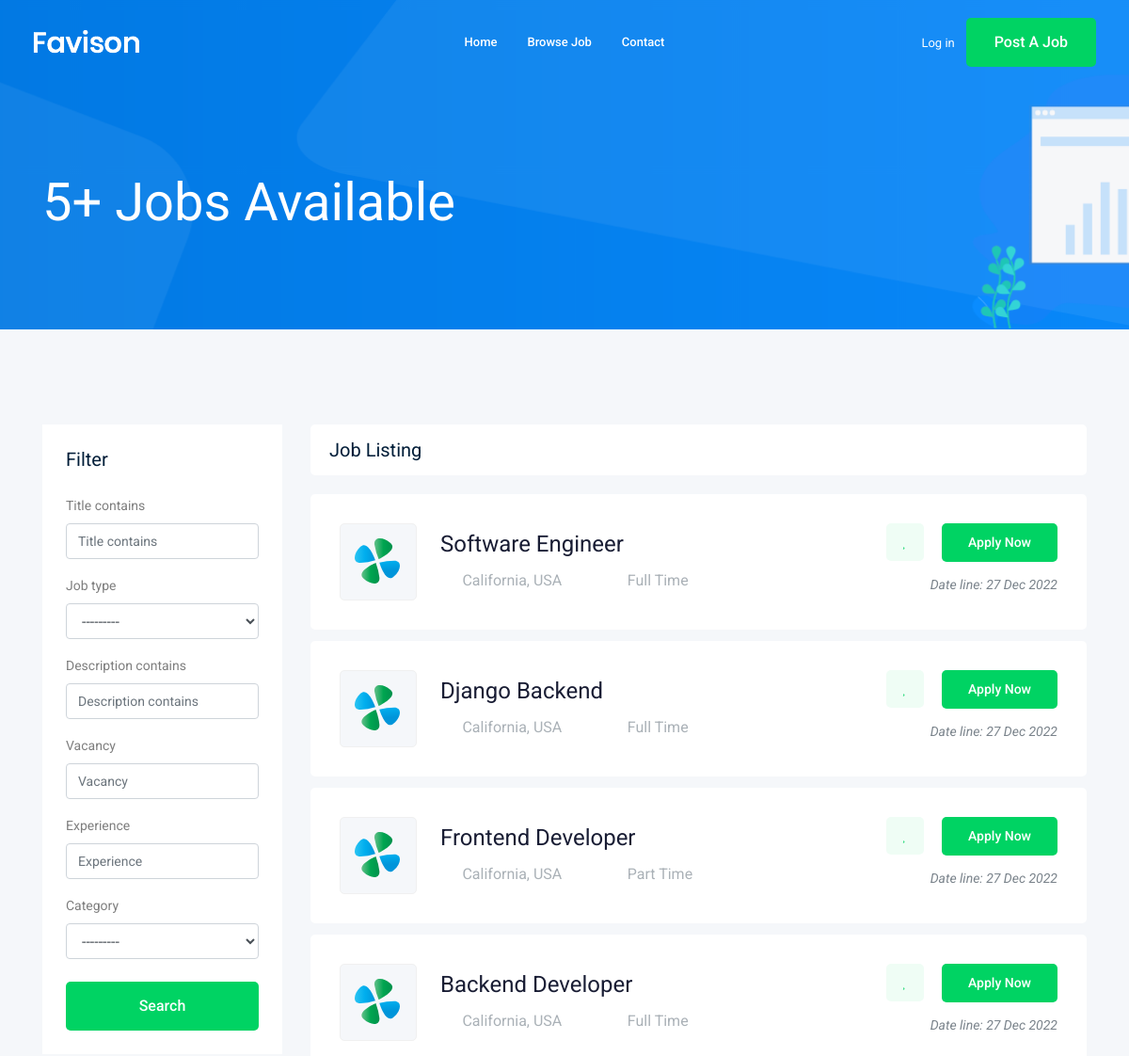
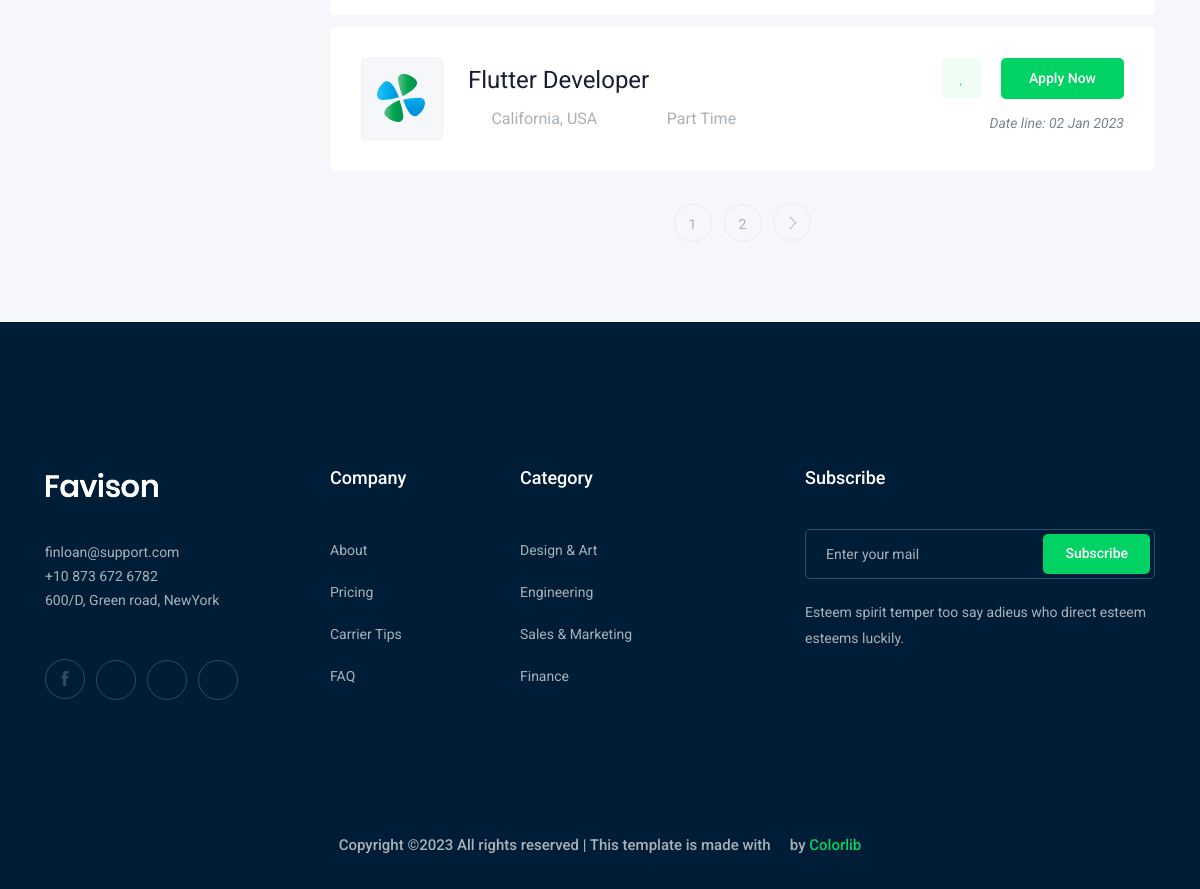
Screenshot of /jobs/ with the database file from the repository (2 pictures, top to bottom).
### job/models.py (models this page shows, shortened)
class Job(models.Model):
    title        = models.CharField(max_length=100)
    job_type     = models.CharField(max_length=15 , choices=JOB_TYPE)
    description  = models.TextField(max_length=1000)
    published_at = models.DateTimeField(auto_now=True)
    vacancy      = models.IntegerField(default=1)
    salary       = models.IntegerField(default=0)
    experience   = models.IntegerField(default=1)
    image = models.ImageField(upload_to= image_upload)
    slug = models.SlugField(blank=True, null=True) # https://www.jobboard.com/add-the-slug-field-inside-django-model/
    category     = models.ForeignKey('Category',on_delete=models.CASCADE, default=1) # one to many
    owner = models.ForeignKey(User, related_name='job_owner', on_delete=models.CASCADE)
    def __str__(self):
        return self.title

### job/views.py (the view)
# urls.py: path('', views.job_list, name='job_list'), # path('path_name/', include('app_name.urls'))
def job_list(request):
    job_list = Job.objects.all()
    myfilter = JobFilter(request.GET, queryset=job_list)
    job_list = myfilter.qs # qs == queryset
    paginator = Paginator(job_list, 5) # Show 3 contacts per page.
    page_number = request.GET.get('page')
    page_obj = paginator.get_page(page_number)
    context = {'jobs': page_obj, 'myfilter' : myfilter} # templates name
    return render(request, 'job/job_list.html', context)

### job/models.py (called while the page is built)
    def __str__(self):
        return self.name

### job/templates/job/job_list.html (shortened to what this page needs)
{% extends 'base.html' %}
{% load bootstrap4 %}
{% block body %}
<div class="bradcam_area bradcam_bg_1">
    <div class="container">
        <div class="row">
            <div class="col-xl-12">
                <div class="bradcam_text">
                    <h3>{{jobs|length}}+ Jobs Available</h3>
                </div>
            </div>
        </div>
    </div>
</div>
<div class="job_listing_area plus_padding">
    <div class="container">
        <div class="row">
            <div class="col-lg-3">
                <div class="job_filter white-bg">
                    <div class="form_inner white-bg">
                        <h3>Filter</h3>
                        <form method="GET">
                            {% bootstrap_form myfilter.form %}
                            <input type="submit" value="Search" class="boxed-btn3 w-100 mt-2">
                        </form>
                    </div>
                </div>
            </div>
            <div class="col-lg-9">
                <div class="recent_joblist_wrap">
                    <div class="recent_joblist white-bg ">
                        <div class="row align-items-center">
                            <div class="col-md-6">
                                <h4>Job Listing</h4>
                            </div>
                            <div class="col-md-6">
                            </div>
                        </div>
                    </div>
                </div>
                <div class="job_lists m-0">
                    <div class="row">
                        {% for job in jobs %}
                        <div class="col-lg-12 col-md-12">
                            <div class="single_jobs white-bg d-flex justify-content-between">
                                <div class="jobs_left d-flex align-items-center">
                                    <div class="thumb">
                                        <img src="img/svg_icon/1.svg" alt="">
                                    </div>
                                    <div class="jobs_conetent">
                                        <a href="{% url 'jobs:job_detail' job.slug%}">
                                            <h4>{{job}}</h4>
                                        </a>
                                        <div class="links_locat d-flex align-items-center">
                                            <div class="location">
                                                <p> <i class="fa fa-map-marker"></i> California, USA</p>
                                            </div>
                                            <div class="location">
                                                <p> <i class="fa fa-clock-o"></i>{{job.job_type}}</p>
                                            </div>
                                        </div>
                                    </div>
                                </div>
                                <div class="jobs_right">
                                    <div class="apply_now">
                                        <a class="heart_mark" href="#"> <i class="fa fa-heart"></i> </a>
                                        <a href="{% url 'jobs:job_detail' job.slug%}" class="boxed-btn3">Apply Now</a>
                                    </div>
                                    <div class="date">
                                        <p>Date line: {{job.published_at|date:'d M Y'}}</p>
                                    </div>
                                </div>
                            </div>
                        </div>
                        {% endfor %}
                    </div>
                    <div class="row">
                        <div class="col-lg-12">
                            {% if jobs.has_other_pages %}
                            <div class="pagination_wrap">
                                <ul>
                                    {% for i in jobs.paginator.page_range %}
                                    <li><a href="?page={{i}}"><span>{{i}}</span></a></li>
                                    {% endfor %}
                                    {% if jobs.has_next %}
                                    <li><a href="?page={{jobs.next_page_number}}"> <i class="ti-angle-right"></i> </a>
                                    </li>
                                    {% endif %}
                                </ul>
                            </div>
                            {% endif %}
                        </div>
                    </div>
                </div>
            </div>
        </div>
    </div>
</div>
{% endblock body %}

### rows the page displays
Job: title "Software Engineer", job_type "Full Time", published_at "27 Dec 2022"
Job: title "Django Backend", job_type "Full Time", published_at "27 Dec 2022"
Job: title "Frontend Developer", job_type "Part Time", published_at "27 Dec 2022"
Job: title "Backend Developer", job_type "Full Time", published_at "27 Dec 2022"
Job: title "Flutter Developer", job_type "Part Time", published_at "02 Jan 2023"

### other values shown
{{ jobs|length }} "5"
{{ i }} "1" "2"
